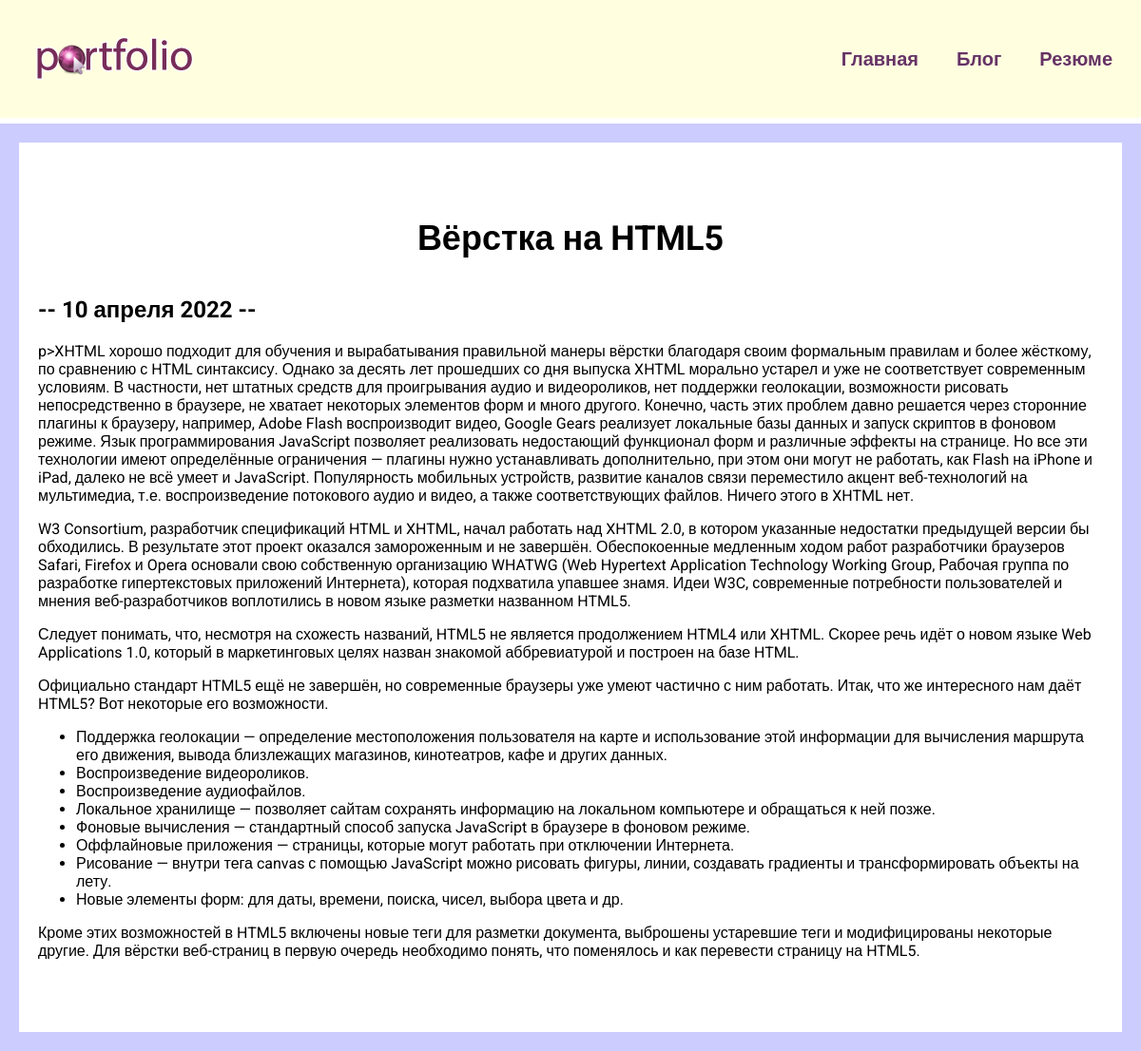
The page /blog/1 on the database its author committed.
### blog/models.py (models this page shows, shortened)
class Blog(models.Model):
    title =models.CharField(max_length=200)
    description = models.TextField()
    date = models.DateField()

### blog/views.py (the view)
# urls.py: path('<int:blog_id>', views.detail, name='detail')
def detail(request, blog_id):
    blog = get_object_or_404(Blog, pk=blog_id)
    return render(request, "blog/details.html", {'blog': blog})

### blog/templates/blog/details.html
{% extends 'skills/base.html' %}
{% block content %}
<div class="detail">
    <h1>{{ blog.title }}</h1>
    <h2>-- {{ blog.date|date:'j E Y' }} --</h2>
    {{ blog.description|safe }}
</div>
{% endblock %}

### skills/static/css/style.css (style rules this page uses)
body { background: #CCCCFF; font-family: 'Roboto', sans-serif; padding: 0; margin: 0; }
.content h1 { text-align: center; margin: 60px 0 40px; font-size: 36px; }
.detail { background: #FFF; padding: 20px 20px 60px 20px; box-sizing: border-box; }

### rows shown on the page
Blog: title "Вёрстка на HTML5", date "10 апреля 2022", description "p>XHTML хорошо подходит для обучения и вырабатывания правильной манеры вёрстки благодаря своим формальным правилам и более жёсткому, по сравнению с HTML синтаксису. Однако за десять лет прошедших со дня выпуска XHTML морально устарел и уже не соответствует современным условиям. В частности, нет штатных средств для проигрывания аудио и видеороликов, нет поддержки геолокации, возможности рисовать непосредственно в браузере, не хватает некоторых элементов форм и много другого. Конечно, часть этих проблем давно решается через сторонние плагины к браузеру, например, Adobe Flash воспроизводит видео, Google Gears реализует локальные базы данных и запуск скриптов в фоновом режиме. Язык…"
